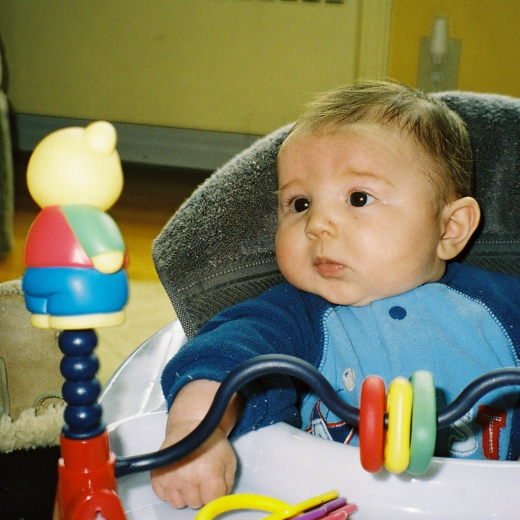
#> input picture working_code/all_data/Gaze0.jpg, 1039 x 1039 px (shown at 1/2 size)
$ python -i CircleDetection.py   (imports and definitions only)   (Python 2 division)
#> lines starting #> are read from the running program, lines starting #| are printed output that depends on the picture; after the words box and inside, x2 and y2 are one past the last pixel; in counts of white or black regions, pixels touching at a corner belong together
#> further down, picture is the input picture: shape (1039, 1039, 3); mean B, G, R 94.8, 124.8, 127
import cv2
import numpy as np
from naoqi import ALBroker, ALProxy

nao_ip = "192.168.1.104"
nao_port = 9559


def circle_detect(img):
    cimg = img.copy()
    cv2.imshow('Original', cimg)
    img = cv2.cvtColor(img, cv2.COLOR_BGR2HSV)
#> img: shape (1039, 1039, 3); mean H, S, V 51.3, 123.4, 144.4
    img[:, :, 2] = [[max(pixel - 25, 0) if pixel < 190 else min(pixel + 25, 255) for pixel in row] for row in img[:, :, 2]]
#> img: shape (1039, 1039, 3); mean H, S, V 51.3, 123.4, 135.9
    cv2.imshow('Contrast enhanced', img)
    img = cv2.cvtColor(img, cv2.COLOR_BGR2GRAY)
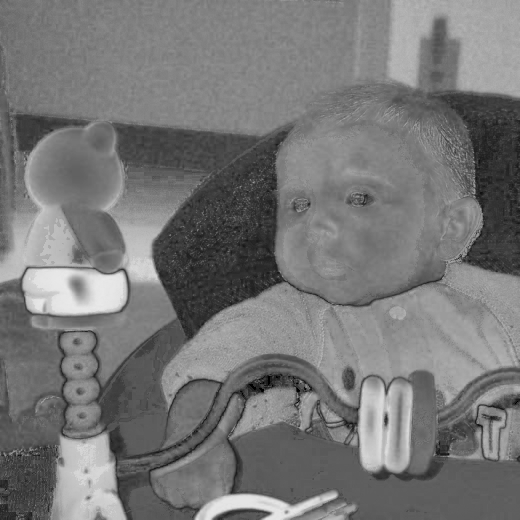
#> img: shape (1039, 1039) (shown at 1/2 size); min 0, max 234, mean 118.9
    cv2.imshow('Grayscale', img)
    img = cv2.medianBlur(img, 11)
    cv2.imshow('Blur 1', img)

    circles = cv2.HoughCircles(img, cv2.HOUGH_GRADIENT, 1, 25, param1=50, param2=30, minRadius=7, maxRadius=50)
#> circles = [[159.5, 682.5, 37.1], [153.5, 568.5, 16.5], [99.5, 819.5, 29.3], [149.5, 734.5, 32.7], [663.5, 813.5, 24.8]]
    if circles is not None:
        circles = np.uint16(np.around(circles))
#> circles = [[160, 682, 37], [154, 568, 16], [100, 820, 29], [150, 734, 33], [664, 814, 25]]
        for i in circles[0, :]:
            # draw the outer circle
            cv2.circle(cimg, (i[0], i[1]), i[2], (0, 255, 0), 2)
            # draw the center of the circle
            cv2.circle(cimg, (i[0], i[1]), 2, (0, 0, 255), 3)
#> this loop made 5 passes
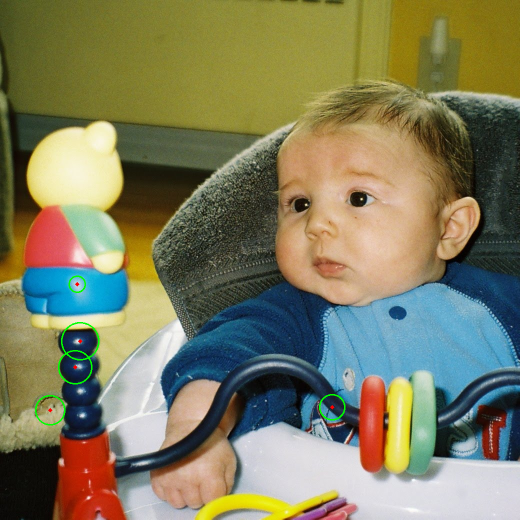
#> cimg: shape (1039, 1039, 3) (shown at 1/2 size); 0.26% of pixels changed, all inside (x1, y1, x2, y2) = (70, 551, 691, 851)

    cv2.imshow('detected circles', cimg)
    cv2.waitKey(0)
    cv2.destroyAllWindows()


def connect_new_cam(
    cam_name = "TeamPiagetsCam",
    cam_type = 0, # 0 is the upper one
    res = 2, # resolution
    colspace = 13, # BGR
    fps = 10 # frames per second
    ):
    """Breaks all previous connections with the webcam andcreates a new one"""
    try:
        cams = video_p.getSubscribers()
        # unsubscribe all cameras
        for cam in cams:
            video_p.unsubscribe(cam)
        # subcscribe new camera
        cam = video_p.subscribeCamera(cam_name, cam_type, res, colspace, fps)
        return cam
    except Exception, e:
        print("Error while subscribing a new camera:" , e)


def get_remote_image(cam):
    """Acquires an image from the assigned webcam"""
    image_container = video_p.getImageRemote(cam)
    width = image_container[0]
    height = image_container[1]

    # pixel data
    values = map(ord, list(image_container[6]))
    # pixel values into numpy array
    image = np.array(values, np.uint8).reshape((height, width, 3))
    return image

# [1 line that did not run here, left out]
cam = connect_new_cam()
# [3 lines not run here, left out]

>>> import cv2
>>> picture = cv2.imread('all_data/Gaze0.jpg')
>>> result = circle_detect(picture)

$ run again, on working_code/all_data/Gaze10.jpg
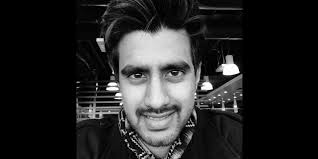
#> input picture working_code/all_data/Gaze10.jpg, 318 x 159 px
#> picture is the input picture: shape (159, 318, 3); min 0, max 255, mean 37.9
#> in circle_detect, `img = cv2.cvtColor(img, cv2.COLOR_BGR2GRAY)`:
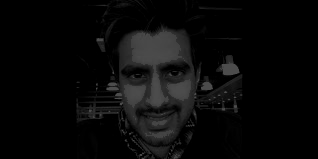
#> img: shape (159, 318); min 0, max 76, mean 9.2
#> in circle_detect, `img = cv2.medianBlur(img, 11)`:
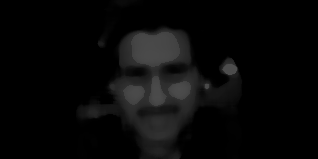
#> img: shape (159, 318); min 0, max 76, mean 8.5
#> circles = None

$ run again, on working_code/all_data/Gaze11.jpg
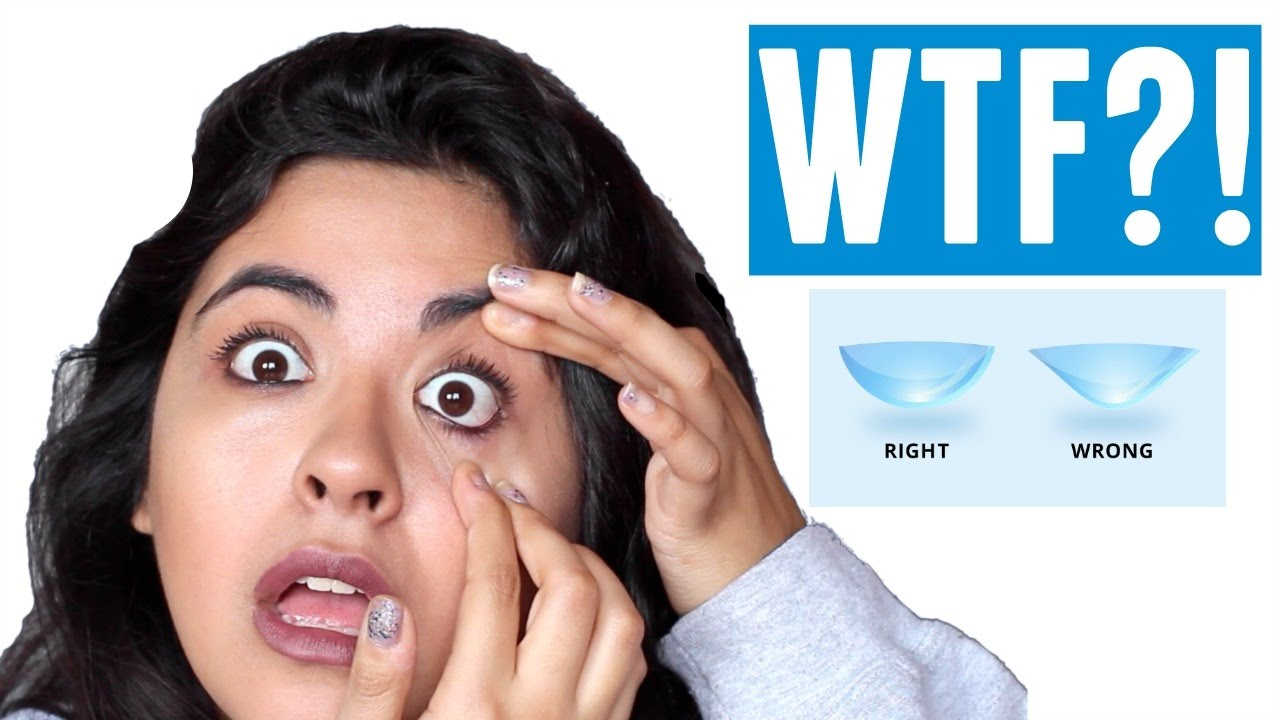
#> input picture working_code/all_data/Gaze11.jpg, 1280 x 720 px
#> picture is the input picture: shape (720, 1280, 3); mean B, G, R 179.5, 175, 174.7
#> in circle_detect, `img = cv2.cvtColor(img, cv2.COLOR_BGR2GRAY)`:
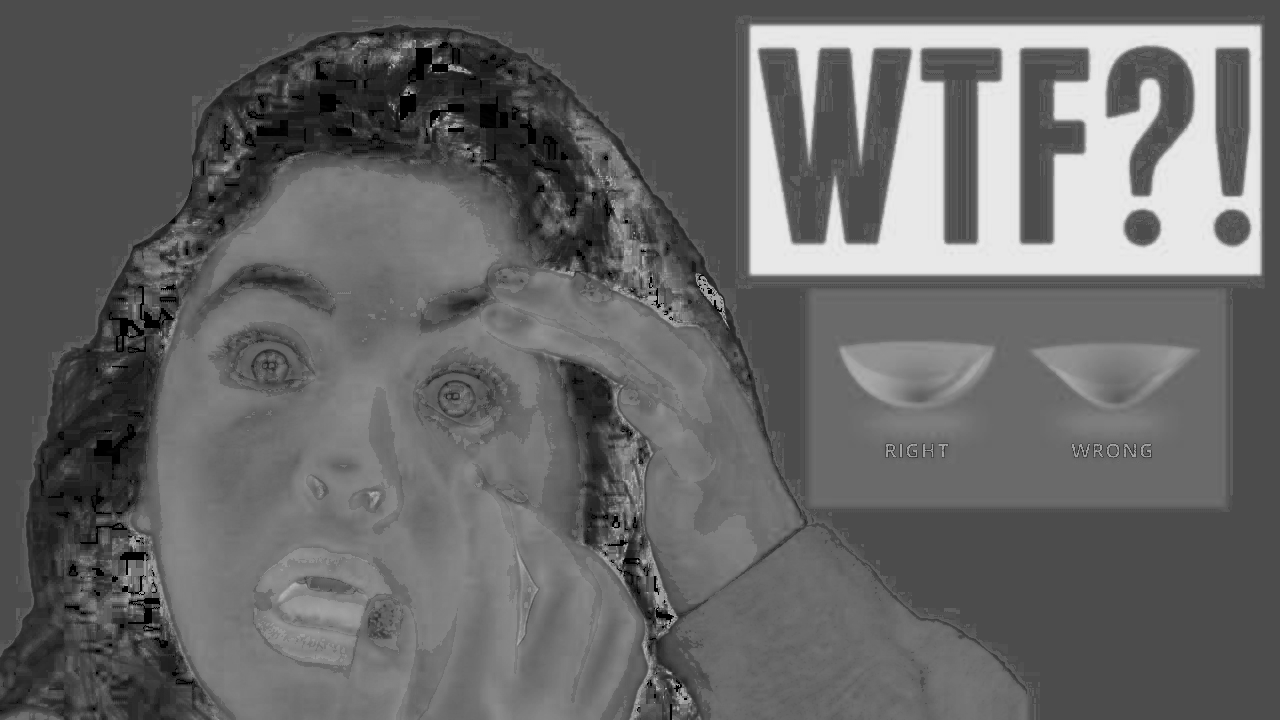
#> img: shape (720, 1280); min 0, max 237, mean 103.1
#> in circle_detect, `circles = cv2.HoughCircles(img, cv2.HOUGH_GRADIENT, 1, 25, param1=50, ..`: circles = [[1141.5, 226.5, 18], [1232.5, 227.5, 18.2], [598.5, 248.5, 47.2], [232.5, 171.5, 37.2], [634.5, 225.5, 26], [132.5, 573.5, 25], [271.5, 371.5, 21.8], [141.5, 310.5, 14.7], [595.5, 533.5, 12.2]]
#> in circle_detect, `circles = np.uint16(np.around(circles))`: circles = [[1142, 226, 18], [1232, 228, 18], [598, 248, 47], [232, 172, 37], [634, 226, 26], [132, 574, 25], [272, 372, 22], [142, 310, 15], [596, 534, 12]]
#> the loop in circle_detect, `for i in circles[0, :]:` made 9 passes
#> after the loop in circle_detect, `for i in circles[0, :]:`:
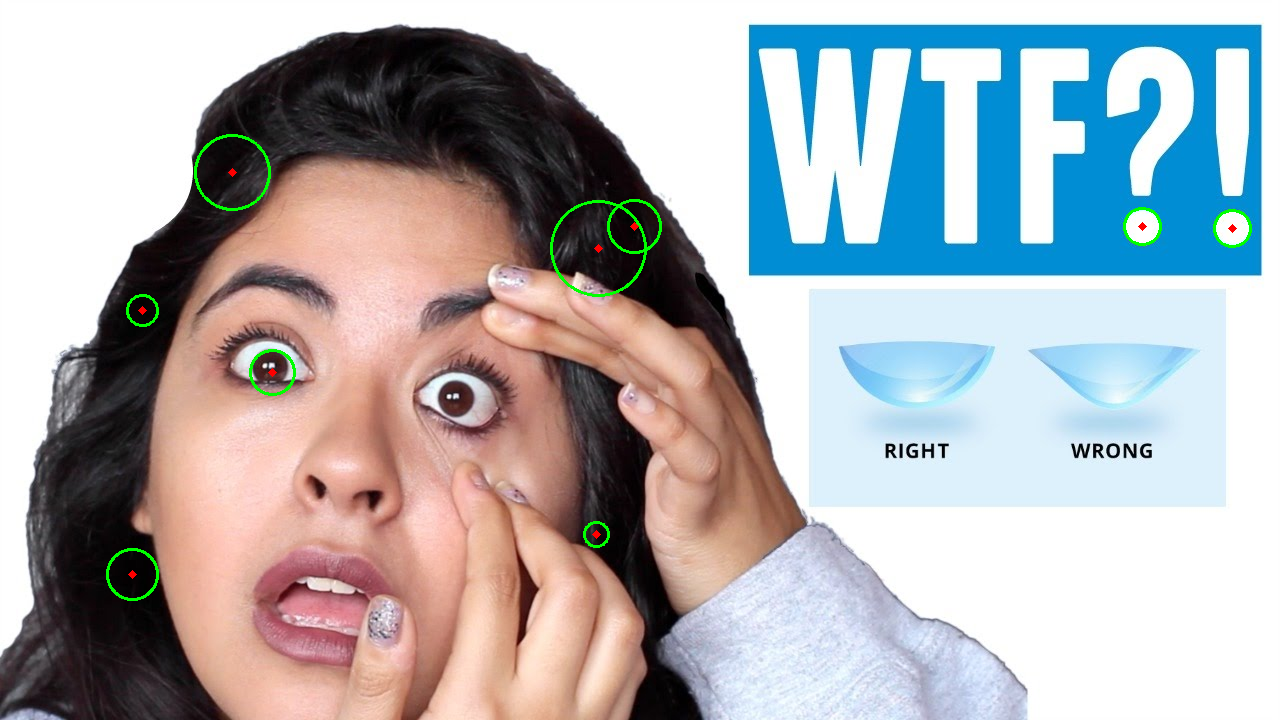
#> cimg: shape (720, 1280, 3); 0.49% of pixels changed, all inside (x1, y1, x2, y2) = (106, 134, 1252, 601)
